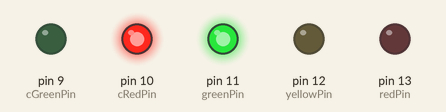
Recording of a sketch running on a simulated Arduino Uno, built with avr-gcc and run on an emulated ATmega328P. Parts: output pins drawn as LEDs (lit = HIGH).

Above: at 5.0 s.
At 11.0 s:
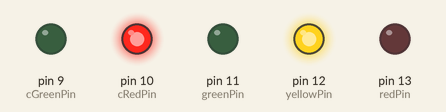
At 14.0 s:
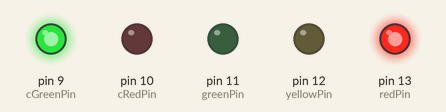
At 23.2 s:
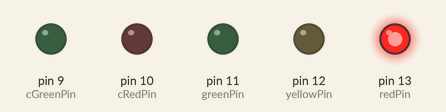
Timing chart, 0 to 31.2 s (numbered marks = the images above):
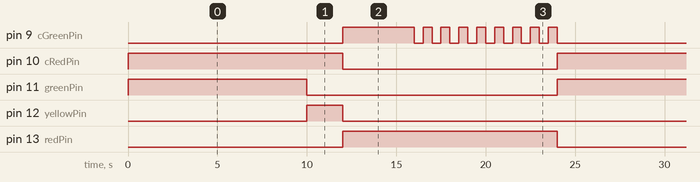

Measured:
- by itself, pin 9 (cGreenPin): repeats every 24.0 s: 8 × (LOW 0.50 s, HIGH 0.50 s), LOW 12.0 s, HIGH 4.0 s
- by itself, pin 10 (cRedPin), pin 13 (redPin): alternates HIGH for 12.0 s and LOW for 12.0 s
- by itself, pin 11 (greenPin): alternates HIGH for 10.0 s and LOW for 14.0 s
- by itself, pin 12 (yellowPin): alternates HIGH for 2.0 s and LOW for 22.0 s

The sketch:

led.ino
```cpp
#define term 2000         //신호대기 시간
#define cterm 500          //횡단보도 깜빡임 텀
#define crossTime 8000    //횡단보도 시간
#define crossOverTime 4000 //횡단보도 깜빡임 시간
#define lightTime 10000    //차량 신호 시간

int redPin = 13;
int yellowPin = 12;
int greenPin = 11;
int cRedPin = 10;
int cGreenPin = 9;


void setup() {
  // put your setup code here, to run once:

  pinMode(redPin, OUTPUT);
  pinMode(yellowPin, OUTPUT);
  pinMode(greenPin, OUTPUT);
  pinMode(cRedPin, OUTPUT);
  pinMode(cGreenPin, OUTPUT);
  Serial.begin(9600);


}

void loop() {
  // put your main code here, to run repeatedly:

  digitalWrite(redPin,LOW);
  digitalWrite(cGreenPin,LOW);
  digitalWrite(cRedPin,HIGH);
  digitalWrite(greenPin,HIGH);
  delay(lightTime);

  digitalWrite(greenPin,LOW);
  digitalWrite(yellowPin,HIGH);
  delay(term);

  digitalWrite(yellowPin,LOW);
  digitalWrite(redPin,HIGH);

  digitalWrite(cRedPin,LOW);
  digitalWrite(cGreenPin,HIGH);
  delay(crossTime - crossOverTime);


  for(int i = 0; i < crossTime / (cterm * 2); i++){
    digitalWrite(cGreenPin,LOW);
    delay(cterm);
    digitalWrite(cGreenPin,HIGH);
    delay(cterm);
  }


}
```
